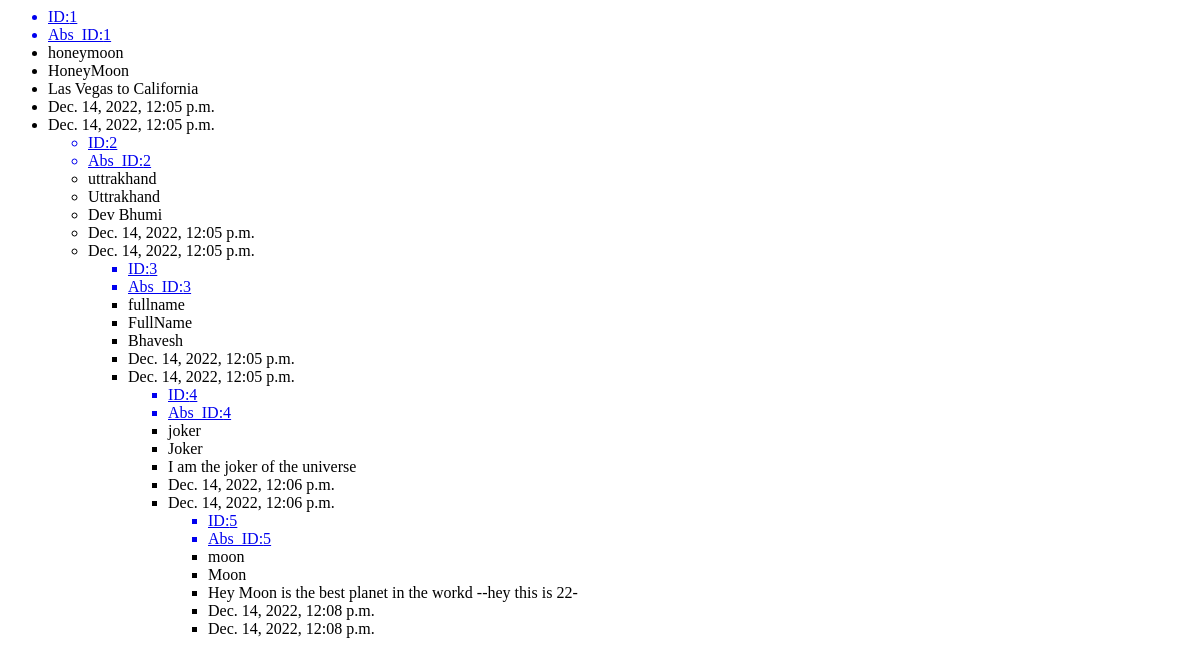
Page /journals/all/ on the earlier database version.
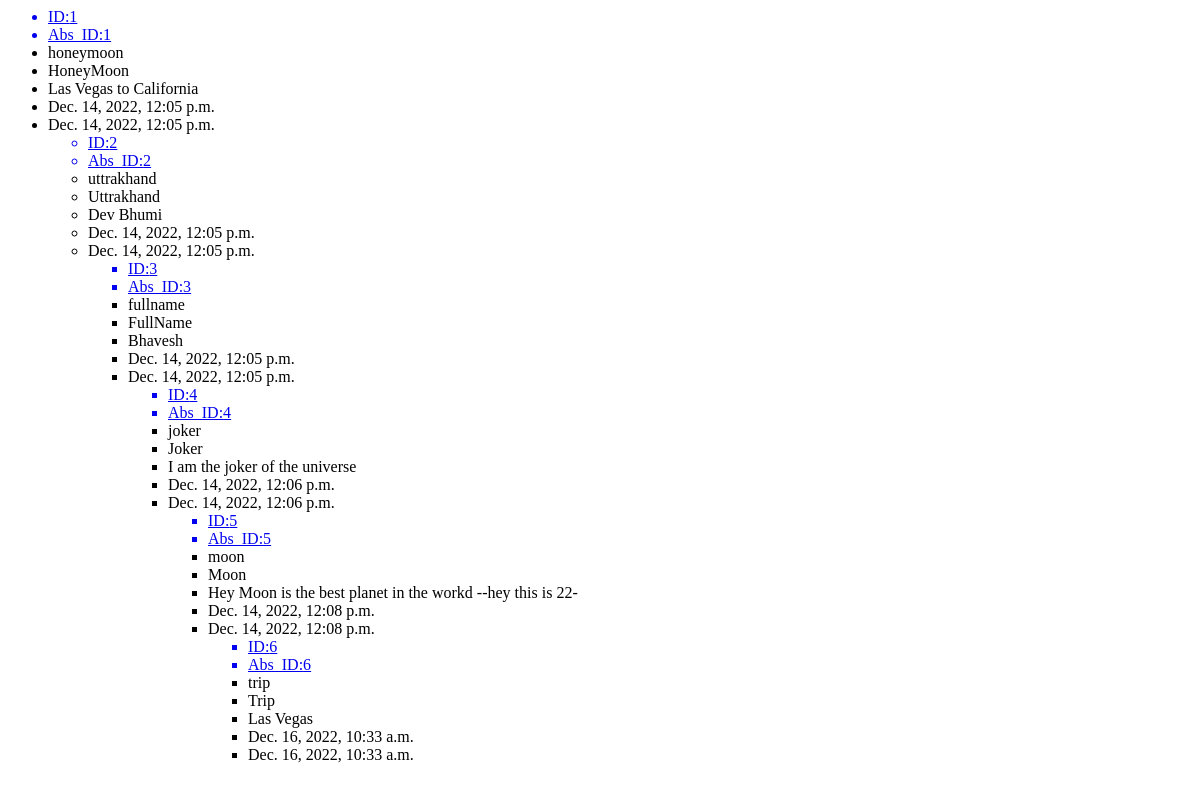
Same page on the later database version.
### Journals/models.py (models this page shows, shortened)
class Journal(models.Model):
	title = models.CharField(max_length = 100)
	text_field = models.TextField(max_length = 100)
	slug = models.SlugField(unique=True,default="")
	image = models.ImageField(null=True,blank=True)
	publish = models.DateField(default=timezone.now)
	timestamp = models.DateTimeField(auto_now_add = True)
	last_updated = models.DateTimeField(auto_now = True)
	def get_absolute_url(self):
		return reverse("Journals:byId",kwargs = {'input_id':self.id})

### Journals/views.py (the view)
# urls.py: path('all/', journals_all , name = 'all'),
def journals_all(request):
	journals = Journal.objects.filter(publish__lte = timezone.now())
	context={
		'title': 'All',
		'journals':journals
	}
	return render(request , "journals_all.html" , context)

### templates/journals_all.html (shortened to what this page needs)
<html>
	<body>
		{%for journal in journals%}
			<ul>
				<a href="{%url 'Journals:byId' journal.id%}"><li>ID:{{journal.id}}</li></a>
				<a href="{{journal.get_absolute_url}}"><li>Abs_ID:{{journal.id}}</li></a>
				<li> {{journal.slug}} </li>
				<li> {{journal.title}} </li>
				<li> {{journal.text_field}} </li>
				<li> {{journal.timestamp}} </li>
				<li> {{journal.last_updated}} </li>
			{%endfor%}
	</body>
</html>

Differences in the rows shown:
added Journal: id "6", slug "trip", title "Trip", text_field "Las Vegas", timestamp "Dec. 16, 2022, 10:33 a.m.", last_updated "Dec. 16, 2022, 10:33 a.m."
